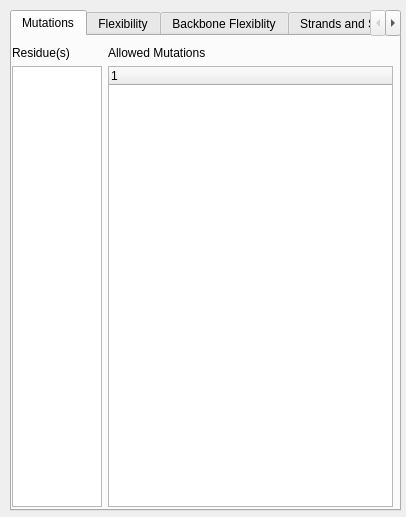
<?xml version="1.0" encoding="UTF-8"?>
<ui version="4.0">
 <class>Form</class>
 <widget class="QWidget" name="Form">
  <property name="geometry">
   <rect>
    <x>0</x>
    <y>0</y>
    <width>406</width>
    <height>517</height>
   </rect>
  </property>
  <property name="windowTitle">
   <string>Protein Designer</string>
  </property>
  <widget class="QTabWidget" name="MutationPage">
   <property name="geometry">
    <rect>
     <x>10</x>
     <y>10</y>
     <width>391</width>
     <height>501</height>
    </rect>
   </property>
   <property name="currentIndex">
    <number>0</number>
   </property>
   <widget class="QWidget" name="widget">
    <attribute name="title">
     <string>Mutations</string>
    </attribute>
    <widget class="QWidget" name="gridLayoutWidget">
     <property name="geometry">
      <rect>
       <x>0</x>
       <y>10</y>
       <width>381</width>
       <height>461</height>
      </rect>
     </property>
     <layout class="QGridLayout" name="gridLayout">
      <property name="horizontalSpacing">
       <number>6</number>
      </property>
      <item row="1" column="0">
       <widget class="QListWidget" name="listWidget">
        <property name="maximumSize">
         <size>
          <width>90</width>
          <height>16777215</height>
         </size>
        </property>
       </widget>
      </item>
      <item row="1" column="1">
       <widget class="QTreeWidget" name="treeWidget">
        <column>
         <property name="text">
          <string notr="true">1</string>
         </property>
        </column>
       </widget>
      </item>
      <item row="0" column="0">
       <widget class="QLabel" name="label">
        <property name="text">
         <string>Residue(s)</string>
        </property>
       </widget>
      </item>
      <item row="0" column="1">
       <widget class="QLabel" name="label_2">
        <property name="text">
         <string>Allowed Mutations</string>
        </property>
       </widget>
      </item>
     </layout>
    </widget>
   </widget>
   <widget class="QWidget" name="tab_2">
    <attribute name="title">
     <string>Flexibility</string>
    </attribute>
    <widget class="QListWidget" name="listWidget_8">
     <property name="geometry">
      <rect>
       <x>10</x>
       <y>20</y>
       <width>371</width>
       <height>421</height>
      </rect>
     </property>
    </widget>
    <widget class="QLabel" name="label_17">
     <property name="geometry">
      <rect>
       <x>10</x>
       <y>0</y>
       <width>91</width>
       <height>16</height>
      </rect>
     </property>
     <property name="text">
      <string>Flexible Residues</string>
     </property>
    </widget>
    <widget class="QPushButton" name="pushButton_5">
     <property name="geometry">
      <rect>
       <x>220</x>
       <y>450</y>
       <width>75</width>
       <height>23</height>
      </rect>
     </property>
     <property name="text">
      <string>Add..</string>
     </property>
    </widget>
    <widget class="QPushButton" name="pushButton_6">
     <property name="geometry">
      <rect>
       <x>300</x>
       <y>450</y>
       <width>75</width>
       <height>23</height>
      </rect>
     </property>
     <property name="text">
      <string>Delete</string>
     </property>
    </widget>
   </widget>
   <widget class="QWidget" name="tab_3">
    <attribute name="title">
     <string>Backbone Flexiblity</string>
    </attribute>
    <widget class="QPushButton" name="pushButton_3">
     <property name="geometry">
      <rect>
       <x>210</x>
       <y>440</y>
       <width>75</width>
       <height>23</height>
      </rect>
     </property>
     <property name="text">
      <string>Add...</string>
     </property>
    </widget>
    <widget class="QPushButton" name="pushButton_4">
     <property name="geometry">
      <rect>
       <x>300</x>
       <y>440</y>
       <width>75</width>
       <height>23</height>
      </rect>
     </property>
     <property name="text">
      <string>Edit...</string>
     </property>
    </widget>
    <widget class="QWidget" name="horizontalLayoutWidget_3">
     <property name="geometry">
      <rect>
       <x>10</x>
       <y>10</y>
       <width>371</width>
       <height>421</height>
      </rect>
     </property>
     <layout class="QHBoxLayout" name="horizontalLayout_3">
      <property name="spacing">
       <number>6</number>
      </property>
      <item>
       <layout class="QVBoxLayout" name="verticalLayout_3">
        <property name="spacing">
         <number>0</number>
        </property>
        <property name="sizeConstraint">
         <enum>QLayout::SetDefaultConstraint</enum>
        </property>
        <property name="rightMargin">
         <number>0</number>
        </property>
        <item>
         <widget class="QLabel" name="label_13">
          <property name="maximumSize">
           <size>
            <width>80</width>
            <height>16777215</height>
           </size>
          </property>
          <property name="text">
           <string>CATS Fragments</string>
          </property>
         </widget>
        </item>
        <item>
         <widget class="QListWidget" name="listWidget_5">
          <property name="maximumSize">
           <size>
            <width>110</width>
            <height>16777215</height>
           </size>
          </property>
         </widget>
        </item>
        <item>
         <widget class="QLabel" name="label_14">
          <property name="maximumSize">
           <size>
            <width>105</width>
            <height>16777215</height>
           </size>
          </property>
          <property name="text">
           <string>DEEPer Pertubrations</string>
          </property>
         </widget>
        </item>
        <item>
         <widget class="QListWidget" name="listWidget_6">
          <property name="maximumSize">
           <size>
            <width>110</width>
            <height>16777215</height>
           </size>
          </property>
         </widget>
        </item>
       </layout>
      </item>
      <item>
       <layout class="QVBoxLayout" name="verticalLayout_4">
        <item>
         <widget class="QLabel" name="label_15">
          <property name="text">
           <string>Residues</string>
          </property>
         </widget>
        </item>
        <item>
         <widget class="QListWidget" name="listWidget_7"/>
        </item>
        <item>
         <layout class="QHBoxLayout" name="horizontalLayout_4">
          <item>
           <widget class="QLabel" name="label_16">
            <property name="text">
             <string>Alternate Structure </string>
            </property>
           </widget>
          </item>
          <item>
           <widget class="QLineEdit" name="lineEdit">
            <property name="minimumSize">
             <size>
              <width>100</width>
              <height>20</height>
             </size>
            </property>
           </widget>
          </item>
         </layout>
        </item>
       </layout>
      </item>
     </layout>
    </widget>
   </widget>
   <widget class="QWidget" name="tab_4">
    <attribute name="title">
     <string>Strands and States</string>
    </attribute>
    <widget class="QWidget" name="horizontalLayoutWidget_5">
     <property name="geometry">
      <rect>
       <x>10</x>
       <y>10</y>
       <width>371</width>
       <height>461</height>
      </rect>
     </property>
     <layout class="QHBoxLayout" name="horizontalLayout_5">
      <item>
       <layout class="QVBoxLayout" name="verticalLayout">
        <item>
         <widget class="QLabel" name="label_4">
          <property name="text">
           <string>State Name</string>
          </property>
         </widget>
        </item>
        <item>
         <widget class="QListView" name="listView"/>
        </item>
        <item alignment="Qt::AlignLeft">
         <widget class="QLabel" name="label_3">
          <property name="text">
           <string>Strand(s)</string>
          </property>
         </widget>
        </item>
        <item>
         <widget class="QListView" name="listView_2"/>
        </item>
        <item>
         <layout class="QHBoxLayout" name="horizontalLayout">
          <item>
           <widget class="QLabel" name="label_6">
            <property name="text">
             <string>State Weight</string>
            </property>
           </widget>
          </item>
          <item>
           <widget class="QSpinBox" name="spinBox">
            <property name="minimum">
             <number>-100</number>
            </property>
            <property name="maximum">
             <number>100</number>
            </property>
            <property name="value">
             <number>1</number>
            </property>
           </widget>
          </item>
         </layout>
        </item>
       </layout>
      </item>
      <item>
       <layout class="QVBoxLayout" name="verticalLayout_5">
        <item>
         <widget class="QLabel" name="label_5">
          <property name="text">
           <string>Residue(s)</string>
          </property>
         </widget>
        </item>
        <item>
         <widget class="QListWidget" name="listWidget_2"/>
        </item>
        <item alignment="Qt::AlignHCenter">
         <widget class="QPushButton" name="pushButton">
          <property name="sizePolicy">
           <sizepolicy hsizetype="Fixed" vsizetype="Fixed">
            <horstretch>0</horstretch>
            <verstretch>0</verstretch>
           </sizepolicy>
          </property>
          <property name="layoutDirection">
           <enum>Qt::LeftToRight</enum>
          </property>
          <property name="text">
           <string>Edit...</string>
          </property>
          <property name="checkable">
           <bool>false</bool>
          </property>
          <property name="checked">
           <bool>false</bool>
          </property>
         </widget>
        </item>
       </layout>
      </item>
     </layout>
    </widget>
   </widget>
  </widget>
 </widget>
 <resources/>
 <connections/>
</ui>
